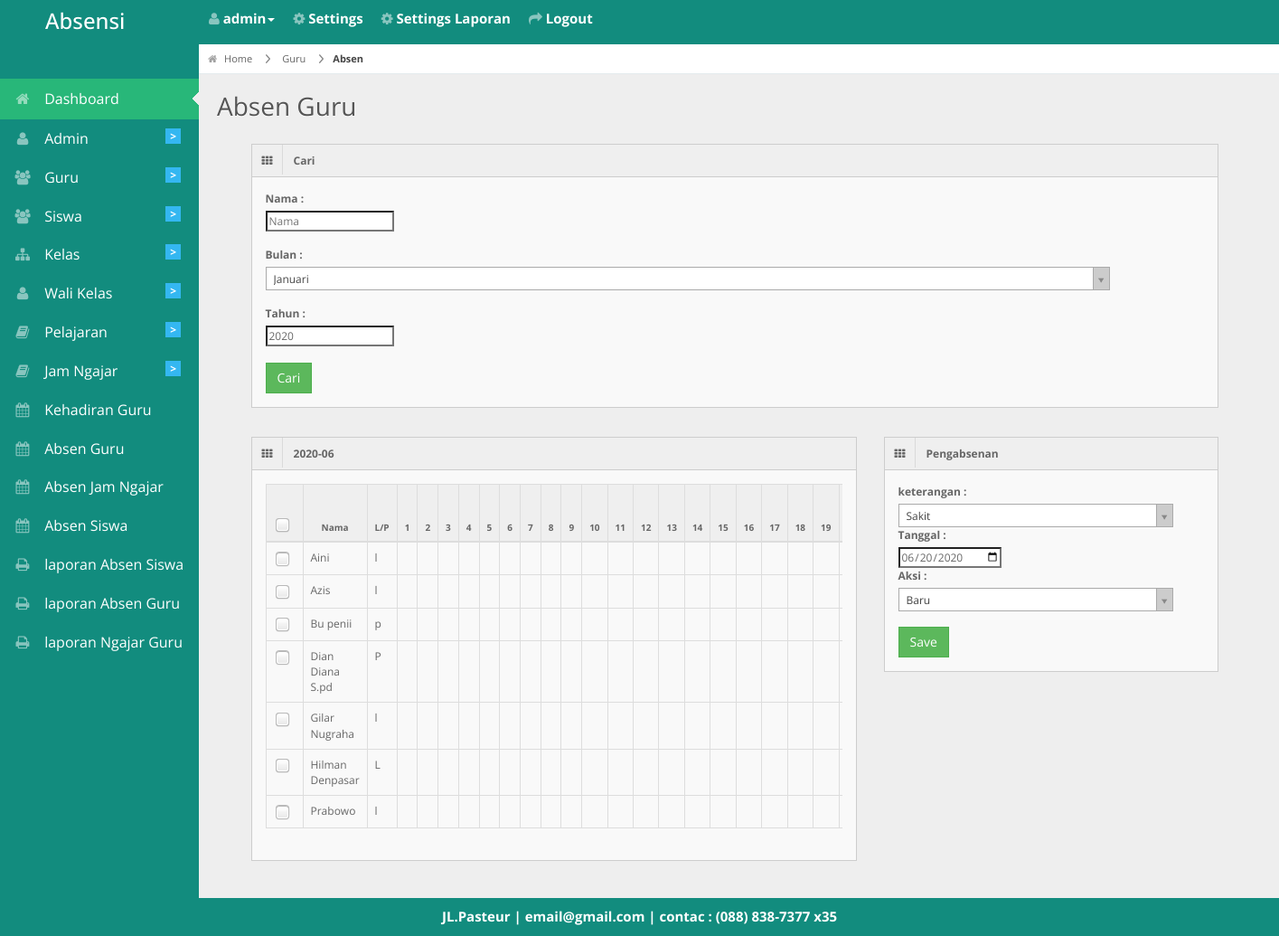
Screenshot of /petugas_piket/tableguru.php (signed in) with the database file from the repository.
### tables this page shows
CREATE TABLE `guru` (
  `id_guru` int(11) NOT NULL,
  `nip` varchar(255) NOT NULL,
  `nuptk` varchar(255) NOT NULL,
  `nama` varchar(30) NOT NULL,
  `jenis_kelamin` varchar(1) NOT NULL,
  `status` varchar(20) NOT NULL,
  `alamat` varchar(50) NOT NULL,
  `jabatan` varchar(20) NOT NULL,
  `telepon` varchar(50) NOT NULL,
  `tgl_lahir` date NOT NULL
);

CREATE TABLE `biodata` (
  `id_biodata` int(11) NOT NULL,
  `nama_sekolah` varchar(255) NOT NULL,
  `alamat` varchar(255) NOT NULL,
  `photo` varchar(255) NOT NULL,
  `email` varchar(255) NOT NULL,
  `telepon` varchar(20) NOT NULL,
  `kota` varchar(50) NOT NULL
);

### petugas_piket/tableguru.php (the view, shortened to what this page needs)
<?php
 include '../db/koneksi.php';
 include '../layout/header.php';
 if(isset($_GET['carinama'])){
   $cari_nama_guru=$_GET['carinama'];
   $cari_bulan_guru=$_GET['bulan'];
   $query_tampil=mysqli_query($konek,"select * from guru where nama like '%$cari_nama_guru%' ORDER BY nama");
 }else {
   $query_tampil=mysqli_query($konek,"SELECT * FROM guru ORDER BY nama ASC");
 }
 ?>
 <div id="content">
   <div id="content-header">
     <div id="breadcrumb"> <a href="http://localhost/absensi2/<?php echo $_SESSION['akses']; ?>/" title="Go to Home" class="tip-bottom"><i class="icon-home"></i> Home</a>
       <a href="http://localhost/absensi2/petugas_piket/guru" class="tip-bottom">Guru</a><a href="#" class="current">Absen</a> </div>
     <h1>Absen Guru</h1>
   </div>
   <div class="container">
     <div class="span11">
       <div class="widget-box">
         <div class="widget-title"> <span class="icon"> <i class="icon-th"></i> </span>
           <h5>Cari</h5>
         </div>
         <div class="widget-content">
           <form method="get">
             <div class="control-group">
               <label class="control-label">Nama :</label>
               <div class="controls">
                 <input type="text"placeholder="Nama"name="carinama" />
               </div>
             </div><br>
             <div class="control-group">
               <label class="control-label">Bulan :</label><br>
             </div><br>
             <div class="control-group">
               <label class="control-label">Tahun :</label>
               <div class="controls">
                 <input type="number"placeholder="Tahun"name="tahun" value="<?PHP echo date('Y'); ?>"/>
               </div>
             </div><br>
             <div class="form-actions">
               <button type="submit" class="btn btn-success">Cari</button>
             </div>
           </form>
         </div>
       </div>
     </div>
   </div>
     <div class="container">
   <div class="span7">
   <div class="widget-box">
          <div class="widget-title"> <span class="icon"> <i class="icon-th"></i> </span>
            <?php if(isset($_GET['carinama'])){ ?>
            <h5><?php echo "$_GET[tahun]-$_GET[bulan]"; ?></h5>
            <?php }else{?>
            <h5><?php echo date('Y-m'); ?></h5>
            <?PHP } ?>
            </div>
          <div class="widget-content">
            <div class="table-responsive">
              <form method="post"action="./proses.php?kategori=absen_guru">
            <table class="table table-bordered table-striped with-check">
              <thead>
                <tr>
                  <th rowspan='2'><input type="checkbox" id="title-table-checkbox" name="title-table-checkbox" /></th>
                  <th rowspan='2'>Nama</th>
                  <th rowspan='2'>L/P</th>
                  <?php for ($tanggal_table=1; $tanggal_table <= 31; $tanggal_table++) {
                    echo "<th rowspan='2'>$tanggal_table</th>";
                  } ?>
                </tr>
                <tr>
                </tr>
              </thead>
              <tbody>
                <?php $no=1; while ($data=mysqli_fetch_array($query_tampil)) { ?>
                <tr>
                  <td><input type="checkbox" name="id_guru[]"value="<?PHP echo $data['id_guru']; ?>"/></td>
                  <td><?php echo $data['nama']; ?></td>
                  <td><?php echo $data['jenis_kelamin']; ?></td>
                  <?php
                  if(isset($sisa_td)!=true){
                    $sisa_td=30;
                  }
                  for ($td=0; $td <= $sisa_td ; $td++) {
                    echo "<td></td>";
                  }
                   ?>
                </tr>
                <?php } ?>
              </tbody>
            </table>
          </div>
    </div>
        </div>
        </div>
        <div class="container">
          <div class="span4">
            <div class="widget-box">
              <div class="widget-title"> <span class="icon"> <i class="icon-th"></i> </span>
                <h5>Pengabsenan</h5>
              </div>
              <div class="widget-content">
                  <div class="control-group">
                    <label class="control-label">keterangan :</label>
                  </div>
                  <div class="control-group">
                    <label class="control-label">Tanggal :</label>
                    <div class="controls">
                      <input type="date" name="tgl_absen" value="<?PHP echo date('Y-m-d'); ?>">
                    </div>
                  </div>
                  <div class="control-group">
                    <label class="control-label">Aksi :</label>
                  </div>
                  <br>
                  <div class="form-actions">
                    <button type="submit" class="btn btn-success">Save</button>
                  </div>
                 </div>
              </div>
            </div>
          </div>
        </div>
        </div>
<?php include '../layout/footer.php'; ?>

### layout/footer.php (shortened to what this page needs)
<div class="row-fluid">
  <div id="footer" class="span12"style="
    color: #fff;
    font-weight: bold;
    font-size: 15px;
">
     <?php echo "$header_photo[alamat] | $header_photo[email] | contac : $header_photo[telepon]"; ?> </div>
</div>
</body>
</html>

### css/matrix-style.css (style rules this page uses)
* { outline:none !important; -moz-outline: none !important; }
html, body { height:100% }
body { overflow-x: hidden; margin-top: -10px; font-family: 'Open Sans', sans-serif; font-size:12px; color:#666; }
a { color:#666; }
select, textarea, input[type="text"], input[type="password"], input[type="datetime"], input[type="datetime-local"], input[type="date"], input[type="month"], input[type="time"], input[type="week"], input[type="number"], input[type="email"], input[type="url"], input[type="search"], input[type="tel"], input[type="color"], .uneditable-input, .label, .dropdown-menu, .btn, .well, .progress, .table-bordered, .btn-group > .btn:first-child, .btn-group > .btn:last-child, .btn-group > .btn:last-child, .btn-group > .dropdown-toggle, .alert { border-radius:0px; }
.btn, textarea, input[type="text"], input[type="password"], input[type="datetime"], input[type="datetime-local"], input[type="date"], input[type="month"], input[type="time"], input[type="week"], input[type="number"], input[type="email"], input[type="url"], input[type="search"], input[type="tel"], input[type="color"], .uneditable-input { box-shadow:none; }
.progress, .progress-success .bar, .progress .bar-success, .progress-warning .bar, .progress .bar-warning, .progress-danger .bar, .progress .bar-danger, .progress-info .bar, .progress .bar-info, .btn, .btn-primary { background-image:none; }
#footer { padding:10px; text-align:center; }
#content { background: none repeat scroll 0 0 #eeeeee; margin-left: 220px; margin-right: 0; padding-bottom: 25px; position: relative; min-height:100%; width: auto; }
#content-header { position: abslute; width: 100%; margin-top: -38px; z-index: 20; }
#content-header h1 { color: #555555; font-size: 28px; font-weight: normal; float: none; text-shadow: 0 1px 0 #ffffff; margin-left: 20px; position: relative; }
#content-header h1, #content-header .btn-group { margin-top: 20px; }
#breadcrumb { background-color: #fff; border-bottom: 1px solid #e3ebed; }
#breadcrumb a { padding: 8px 20px 8px 10px; display: inline-block; background-image: url('../img/breadcrumb.png'); background-position: center right; background-repeat: no-repeat; font-size: 11px; color: #666666; }
#breadcrumb a:last-child { background-image:none; }
#breadcrumb a.current { font-weight: bold; color: #444444; }
#breadcrumb a i { margin-right: 5px; opacity: .6; }
.stat-boxes .peity_bar_good, .stat-boxes .peity_line_good, { color: #459D1C; }
.widget-box { background: none repeat scroll 0 0 #F9F9F9; border-left: 1px solid #CDCDCD; border-top: 1px solid #CDCDCD; border-right: 1px solid #CDCDCD; clear: both; margin-top: 16px; margin-bottom: 16px; position: relative; }
.widget-title, .modal-header, .table th, div.dataTables_wrapper .ui-widget-header { background:#efefef; border-bottom: 1px solid #CDCDCD; height: 36px; }
.widget-title span.icon { padding: 9px 10px 7px 11px; float: left; border-right:1px solid #dadada; }
.widget-title h5 { color: #666; float: left; font-size: 12px; font-weight: bold; padding: 12px; line-height: 12px; margin: 0; }
.widget-content { padding:15px; border-bottom: 1px solid #cdcdcd; }
.table th { height: auto; font-size: 10px; padding: 5px 10px 2px; border-bottom: 0; text-align: center; color: #666666; }
.table.with-check tr th:first-child, .table.with-check tr td:first-child { width: 10px; }
form { margin-bottom: 0; }

### css/matrix-media.css (style rules this page uses)
body { background: #128C7E; }

### rows the page displays
guru: nama "Aini", jenis_kelamin "l"
guru: nama "Azis", jenis_kelamin "l"
guru: nama "Bu penii", jenis_kelamin "p"
guru: nama "Dian Diana S.pd", jenis_kelamin "P"
guru: nama "Gilar Nugraha", jenis_kelamin "l"
guru: nama "Hilman Denpasar", jenis_kelamin "L"
guru: nama "Prabowo", jenis_kelamin "l"
biodata: alamat "JL.Pasteur", email "email@gmail.com", telepon "(088) 838-7377 x35"

### other values shown
$_SESSION['username'] "admin"
